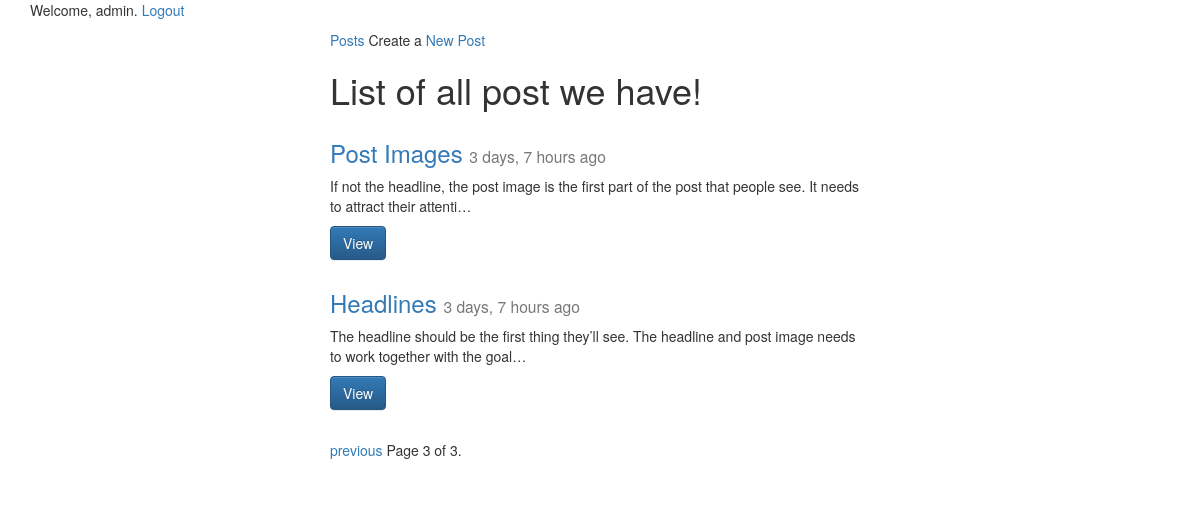
/posts/?page=3 (signed in), run on the app's committed database.
### posts/models.py (models this page shows, shortened)
class Post(models.Model):
    title = models.CharField(max_length=200)
    content = models.TextField()
    updated = models.DateTimeField(auto_now=True, auto_now_add=False)
    timestamp = models.DateTimeField(auto_now=False, auto_now_add=True)
    def get_absolute_url(self):
        return reverse("posts:detail", kwargs={"id": self.id})

### posts/views.py (the view)
def show_list(request):
    if request.user.is_anonymous():
        return render(request,"please_login.html",{})
    queryset_list = Post.objects.order_by("-timestamp")#.all() #.order_by("-timestamp")
    paginator = Paginator(queryset_list, 5) # Show 25 contacts per page
    print(paginator.count)
    print(paginator.num_pages)
    page_request_var = "page"
    page = request.GET.get(page_request_var)
    try:
    	queryset = paginator.page(page)
    except PageNotAnInteger:
    	queryset = paginator.page(1)
    except EmptyPage:
    	queryset = paginator.page(paginator.num_pages)
    context = {
    	"data_all": queryset,
    	"title": "List",
    	"page_request_var": page_request_var,
    }
    return render(request,"show_list.html",context)

### templates/show_list.html (shortened to what this page needs)
{% extends "base.html" %}
{% block content %}
<div class='col-sm-6 col-sm-offset-3'>
    <a href="/" class="align-left">Posts</a> Create a  <a href="post_create" class="align-left">New Post</a>
<h1>List of all post we have!</h1>
{% for obj in data_all  %}
<div class="row">
  <div class="col-sm-12">
      <div class="caption">
        <h3><a href='{{ obj.get_absolute_url }}'>{{ obj.title }}</a> <small>{{ obj.timestamp|timesince }} ago</small></h3>
        <p>{{ obj.content|linebreaks|truncatechars:120 }}</p>
        <p><a href="{{ obj.get_absolute_url }}" class="btn btn-primary" role="button">View</a></p>
      </div>
  </div>
</div>
{% endfor %}
<div class="pagination">
    <span class="step-links">
        {% if data_all.has_previous %}
            <a href="?{{ page_request_var }}={{ data_all.previous_page_number }}">previous</a>
        {% endif %}
        <span class="current">
            Page {{ data_all.number }} of {{ data_all.paginator.num_pages }}.
        </span>
    </span>
</div>
</div>
{% endblock content %}

### templates/base.html (shortened to what this page needs)
{% load staticfiles %}
<html>
<head>
<link rel="stylesheet" href="https://maxcdn.bootstrapcdn.com/bootstrap/3.3.6/css/bootstrap.min.css">
<link rel="stylesheet" href="https://maxcdn.bootstrapcdn.com/bootstrap/3.3.6/css/bootstrap-theme.min.css">
</head>
<div class='container'>
    {% if user.is_authenticated %}
    <p>Welcome, {{ user.get_username }}. <a href="/logout">Logout</a></p>
{% else %}
    <p>Welcome, new user. Please <a href="/login">Log in</a>. OR <a href="/register">Register</a></p>
{% endif %}
{% block content %}{% endblock content %}
</div>
<body>
</html>

### data on the page
Post: title "Post Images", timestamp "3 days, 7 hours", content "If not the headline, the post image is the first part of the post that people see. It needs to attract their attenti…"
Post: title "Headlines", timestamp "3 days, 7 hours", content "The headline should be the first thing they’ll see. The headline and post image needs to work together with the goal…"

### other printed values
{{ user.get_username }} "admin"
{{ data_all.number }} "3"
{{ data_all.paginator.num_pages }} "3"
